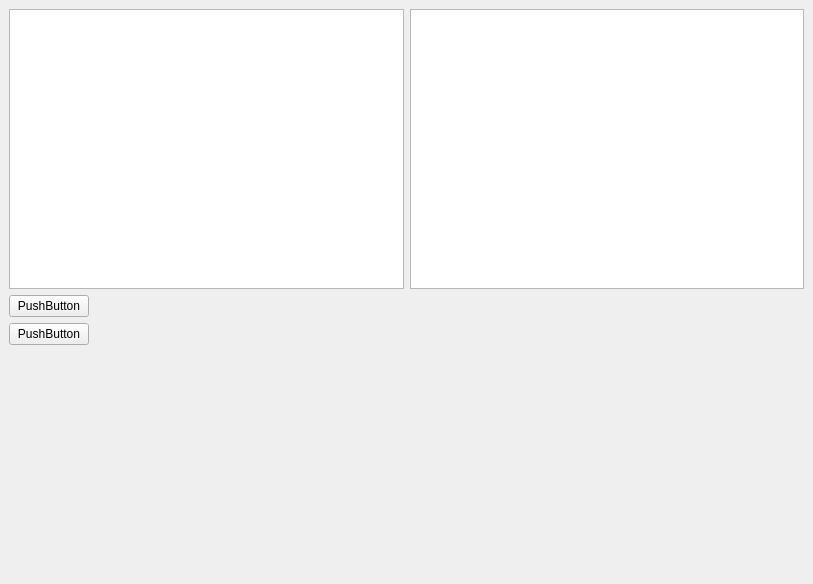
<?xml version="1.0" encoding="UTF-8"?>
<ui version="4.0">
 <class>MainWindow</class>
 <widget class="QMainWindow" name="MainWindow">
  <property name="geometry">
   <rect>
    <x>0</x>
    <y>0</y>
    <width>813</width>
    <height>584</height>
   </rect>
  </property>
  <property name="windowTitle">
   <string>Backup</string>
  </property>
  <widget class="QWidget" name="centralwidget">
   <property name="autoFillBackground">
    <bool>false</bool>
   </property>
   <layout class="QVBoxLayout" name="verticalLayout">
    <item>
     <layout class="QHBoxLayout" name="horizontalLayout">
      <item>
       <widget class="QTreeView" name="sourceView"/>
      </item>
      <item>
       <widget class="QTreeView" name="destinationView"/>
      </item>
     </layout>
    </item>
    <item>
     <layout class="QHBoxLayout" name="horizontalLayout_2">
      <item>
       <layout class="QVBoxLayout" name="verticalLayout_2">
        <item>
         <widget class="QPushButton" name="copyNewButton">
          <property name="text">
           <string>PushButton</string>
          </property>
         </widget>
        </item>
        <item>
         <widget class="QPushButton" name="removeDeleted">
          <property name="text">
           <string>PushButton</string>
          </property>
         </widget>
        </item>
        <item>
         <spacer name="verticalSpacer">
          <property name="orientation">
           <enum>Qt::Vertical</enum>
          </property>
          <property name="sizeHint" stdset="0">
           <size>
            <width>20</width>
            <height>40</height>
           </size>
          </property>
         </spacer>
        </item>
       </layout>
      </item>
      <item>
       <spacer name="horizontalSpacer">
        <property name="orientation">
         <enum>Qt::Horizontal</enum>
        </property>
        <property name="sizeHint" stdset="0">
         <size>
          <width>40</width>
          <height>20</height>
         </size>
        </property>
       </spacer>
      </item>
     </layout>
    </item>
   </layout>
  </widget>
 </widget>
 <resources/>
 <connections/>
</ui>
